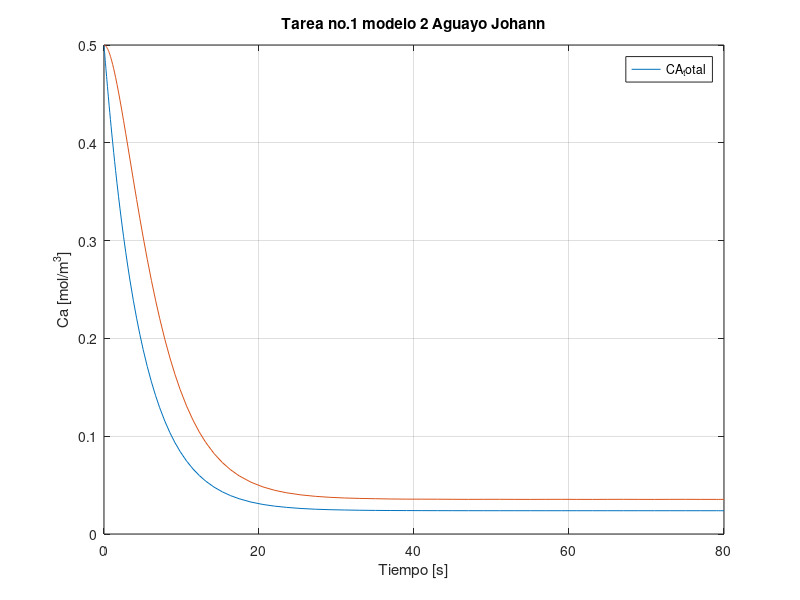

Here is the MATLAB script that generated this plot:
%Tarea 1 modelo 2 control de procesos
%Reactores en serie con mismo volumen y flujo ctte
function Reactor_en_serie_2
clear
clc
[T,y]=ode45(@modelo_2,[0,80],[0.0,0]);
y(:,2)
%datos
plot(T,0.5-y)
title("Tarea no.1 modelo 2 Aguayo Johann")
ylabel("Ca [mol/m^3]"),xlabel("Tiempo [s]");
grid
legend("CA_total")

end
function dydT=modelo_2(T,y)
%datos
Ca1 = y(1);
Ca2 = y(2);
F = 0.008; %m^3/s
v1 = 0.04; %m^3
v2 = 0.02; %m^3
k = 0.01; %1/s
Cao = 0.5; %mol/m^3

%Ecuacion de diseño CSTR
dydT(1)=((F*Cao)/v1)-((F*Ca1)/v1)-(k*Ca1);
dydT(2)=((F*Ca1)/v2)-((F*Ca2)/v2)-(k*Ca2);
dydT=dydT';
end